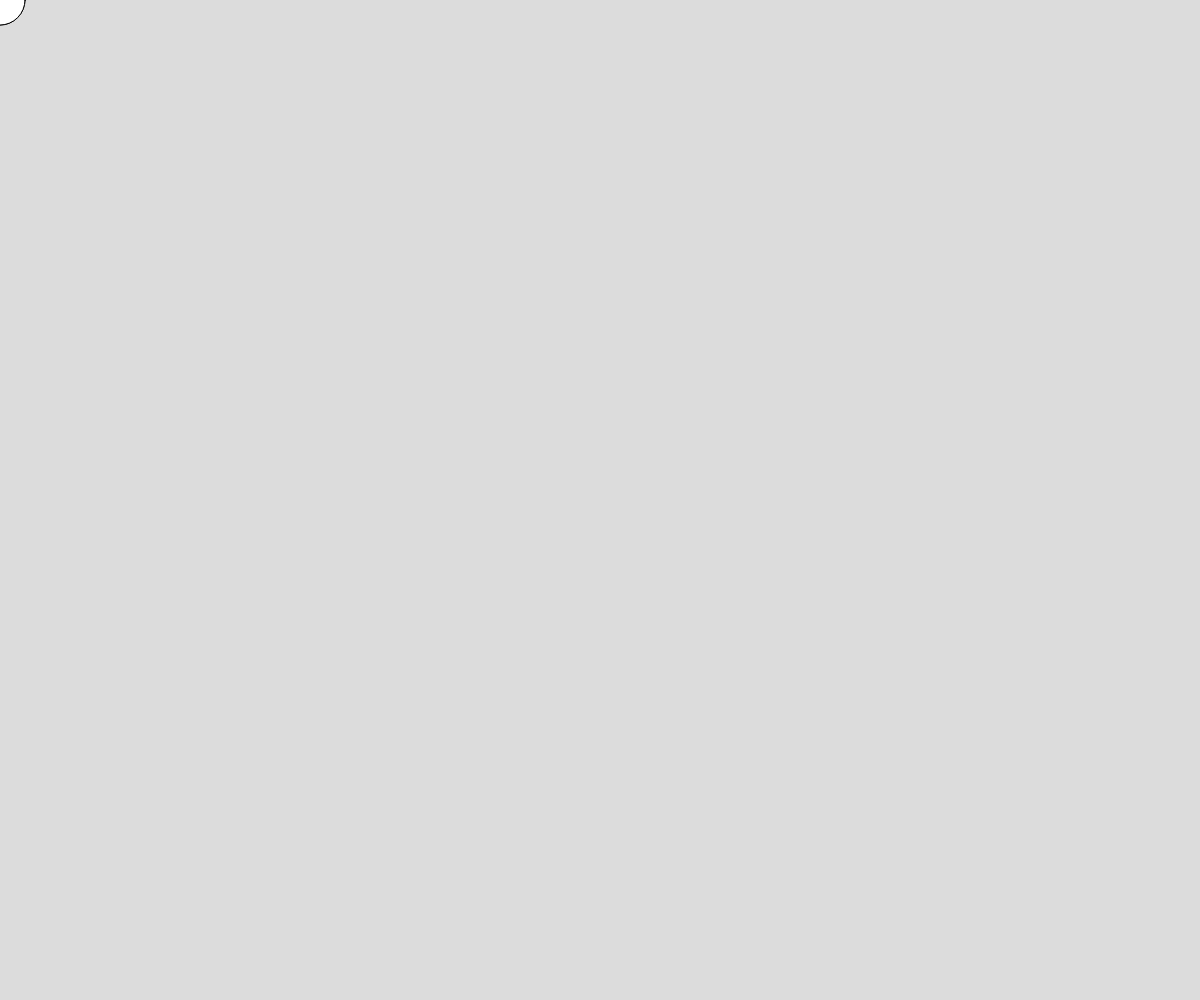
Frame 1 (no input)
Frame 60 (no input): identical to frame 1, image omitted
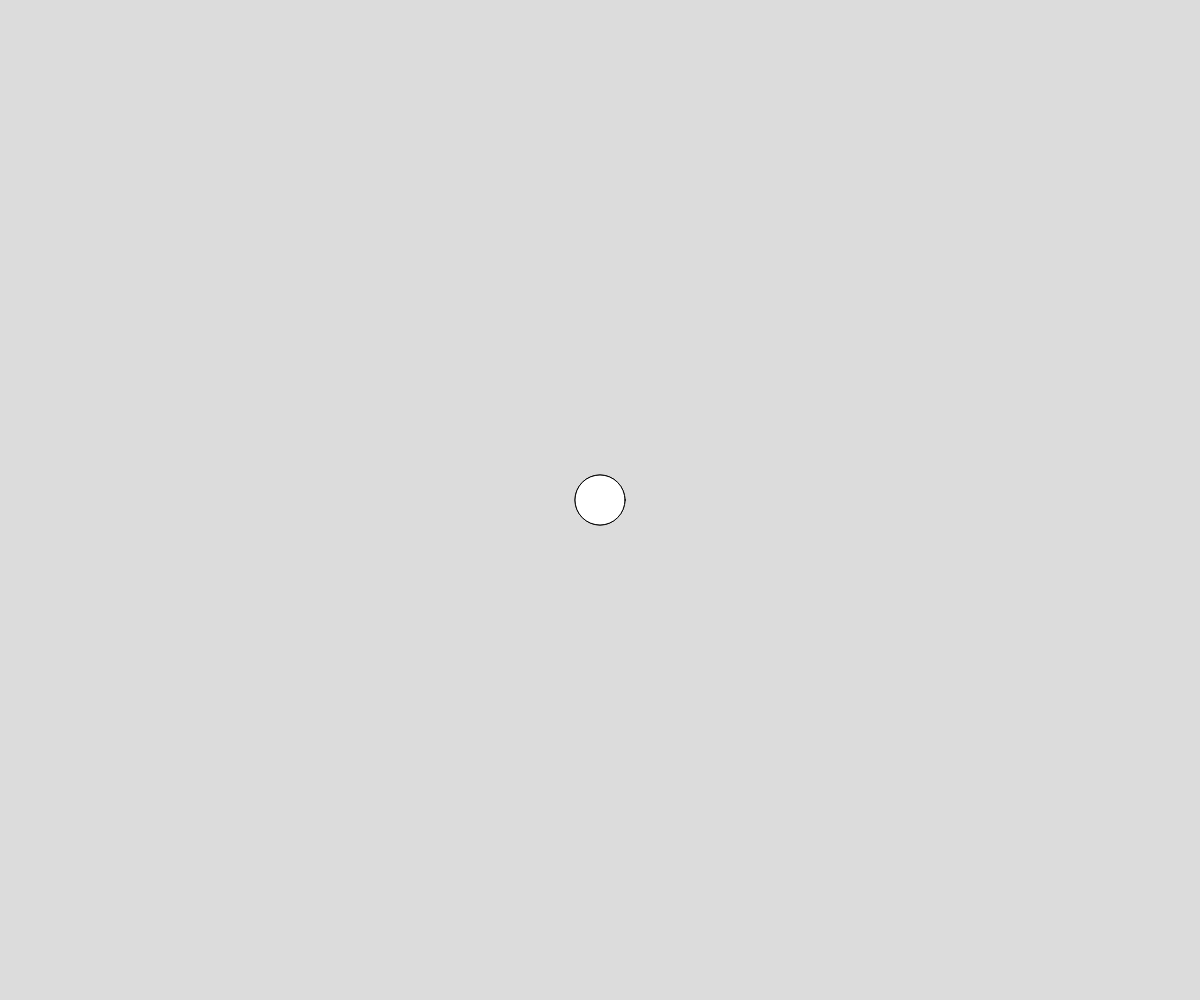
Frame 120 (the mouse pressed at the canvas centre since frame 60)

The p5.js sketch that drew these frames (run headless with seeded random() and noise() and a simulated clock; from frame 60 on, the mouse is pressed at the canvas centre):

// p5.js sketch
// ── sketch.js
// Interactive Scene
// Andrew Bertrand
// Feb 14, 2019

function setup() {
  createCanvas(windowWidth, windowHeight);
}

function draw() {
  background(220);
  ellipse(mouseX, mouseY, 50, 50)
  ellipse(pmouseX, pmouseY, 50, 50)
}
